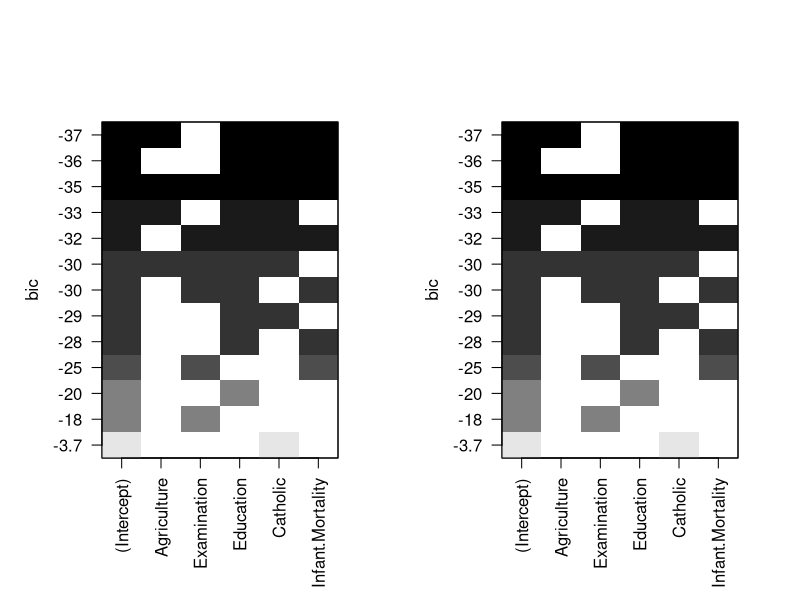

Source code (R):
data(swiss); force(swiss); str(swiss)
# 모든 가능한 회귀 적용(1988년 스위스 출산, 경제)
install.packages("leaps"); library(leaps)
a <- regsubsets(x = Fertility ~ ., data = swiss, nbest = 3) # Fer를 반응변수, 나머지는 예측변수
summary(a)
par(mfrow = c(1,2))
plot(a, sacle = "adjr2"); plot(a, scale = "bic")

coef(a, 1:3)
vcov(a, 3)

summary(lm1 <- lm(Fertility ~ . , data = swiss))

# 자동화된 변수 선택법 이용
slm1 <- step(lm1, direction = "both", data = swiss)
summary(slm1)

slm1$anova
# 모형에 포함된 예측 변수들 간의 상대적인 중요도를 파악하기 위해
# 표준화된 예측변수를 사용한 결과를 제시한다.
